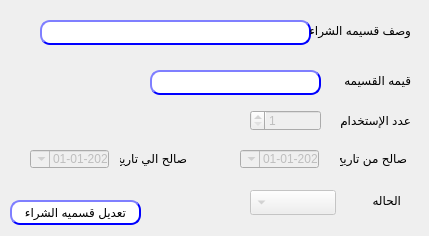
<?xml version="1.0" encoding="UTF-8"?>
<ui version="4.0">
 <class>changests</class>
 <widget class="QDialog" name="changests">
  <property name="geometry">
   <rect>
    <x>0</x>
    <y>0</y>
    <width>429</width>
    <height>236</height>
   </rect>
  </property>
  <property name="windowTitle">
   <string>تغيير حاله قسيمه شراء</string>
  </property>
  <property name="layoutDirection">
   <enum>Qt::RightToLeft</enum>
  </property>
  <widget class="QDateTimeEdit" name="Qdate_to">
   <property name="enabled">
    <bool>false</bool>
   </property>
   <property name="geometry">
    <rect>
     <x>30</x>
     <y>150</y>
     <width>79</width>
     <height>18</height>
    </rect>
   </property>
   <property name="layoutDirection">
    <enum>Qt::RightToLeft</enum>
   </property>
   <property name="minimumDateTime">
    <datetime>
     <hour>0</hour>
     <minute>0</minute>
     <second>0</second>
     <year>2020</year>
     <month>1</month>
     <day>1</day>
    </datetime>
   </property>
   <property name="displayFormat">
    <string>yyyy-MM-dd</string>
   </property>
   <property name="calendarPopup">
    <bool>true</bool>
   </property>
  </widget>
  <widget class="QDoubleSpinBox" name="LE_maxCount">
   <property name="enabled">
    <bool>false</bool>
   </property>
   <property name="geometry">
    <rect>
     <x>250</x>
     <y>110</y>
     <width>71</width>
     <height>21</height>
    </rect>
   </property>
   <property name="styleSheet">
    <string notr="true"/>
   </property>
   <property name="decimals">
    <number>0</number>
   </property>
   <property name="minimum">
    <double>1.000000000000000</double>
   </property>
   <property name="maximum">
    <double>99997.000000000000000</double>
   </property>
   <property name="value">
    <double>1.000000000000000</double>
   </property>
  </widget>
  <widget class="QLabel" name="label">
   <property name="geometry">
    <rect>
     <x>320</x>
     <y>110</y>
     <width>91</width>
     <height>21</height>
    </rect>
   </property>
   <property name="text">
    <string>عدد الإستخدام</string>
   </property>
  </widget>
  <widget class="QLabel" name="desc_11">
   <property name="geometry">
    <rect>
     <x>330</x>
     <y>70</y>
     <width>81</width>
     <height>21</height>
    </rect>
   </property>
   <property name="layoutDirection">
    <enum>Qt::RightToLeft</enum>
   </property>
   <property name="text">
    <string>قيمه القسيمه</string>
   </property>
  </widget>
  <widget class="QLabel" name="desc_4">
   <property name="geometry">
    <rect>
     <x>120</x>
     <y>150</y>
     <width>67</width>
     <height>17</height>
    </rect>
   </property>
   <property name="layoutDirection">
    <enum>Qt::RightToLeft</enum>
   </property>
   <property name="text">
    <string>صالح الي تاريخ</string>
   </property>
  </widget>
  <widget class="QDateTimeEdit" name="Qdate_from">
   <property name="enabled">
    <bool>false</bool>
   </property>
   <property name="geometry">
    <rect>
     <x>240</x>
     <y>150</y>
     <width>79</width>
     <height>18</height>
    </rect>
   </property>
   <property name="layoutDirection">
    <enum>Qt::RightToLeft</enum>
   </property>
   <property name="minimumDateTime">
    <datetime>
     <hour>0</hour>
     <minute>0</minute>
     <second>0</second>
     <year>2020</year>
     <month>1</month>
     <day>1</day>
    </datetime>
   </property>
   <property name="displayFormat">
    <string>yyyy-MM-dd</string>
   </property>
   <property name="calendarPopup">
    <bool>true</bool>
   </property>
  </widget>
  <widget class="QLineEdit" name="LE_value">
   <property name="enabled">
    <bool>false</bool>
   </property>
   <property name="geometry">
    <rect>
     <x>150</x>
     <y>70</y>
     <width>171</width>
     <height>25</height>
    </rect>
   </property>
   <property name="styleSheet">
    <string notr="true">QLineEdit{
                                        background-color: white;
                                        border-style: outset;
                                        border-width: 2px;
                                        border-radius: 10px;
                                        border-color: blue;
                                        min-width: 6em;
                                        }
                                        QLineEdit:hover {
                                        background: qradialgradient(
                                        cx: 0.3, cy: -0.4, fx: 0.3, fy: -0.4,
                                        radius: 1.35, stop: 0 #fff, stop: 1 #bbb
                                        );
                                        }
                                       QLineEdit:pressed {
                                        border-style: inset;
                                        background: qradialgradient(
                                        cx: 0.4, cy: -0.1, fx: 0.4, fy: -0.1,
                                        radius: 1.35, stop: 0 #fff, stop: 1 #ddd
                                        );
                                        }
                                    </string>
   </property>
  </widget>
  <widget class="QLabel" name="label_2">
   <property name="geometry">
    <rect>
     <x>360</x>
     <y>190</y>
     <width>41</width>
     <height>20</height>
    </rect>
   </property>
   <property name="layoutDirection">
    <enum>Qt::RightToLeft</enum>
   </property>
   <property name="text">
    <string>الحاله</string>
   </property>
  </widget>
  <widget class="QPushButton" name="BTN_changeStatus">
   <property name="geometry">
    <rect>
     <x>10</x>
     <y>200</y>
     <width>131</width>
     <height>25</height>
    </rect>
   </property>
   <property name="layoutDirection">
    <enum>Qt::RightToLeft</enum>
   </property>
   <property name="styleSheet">
    <string notr="true">QPushButton{
                                        background-color: white;
                                        border-style: outset;
                                        border-width: 2px;
                                        border-radius: 10px;
                                        border-color: blue;
                                        min-width: 6em;
                                        }
                                        QPushButton:hover {
                                        background: qradialgradient(
                                        cx: 0.3, cy: -0.4, fx: 0.3, fy: -0.4,
                                        radius: 1.35, stop: 0 #fff, stop: 1 #bbb
                                        );
                                        }
                                        QPushButton:pressed {
                                        border-style: inset;
                                        background: qradialgradient(
                                        cx: 0.4, cy: -0.1, fx: 0.4, fy: -0.1,
                                        radius: 1.35, stop: 0 #fff, stop: 1 #ddd
                                        );
                                        }
                                    </string>
   </property>
   <property name="text">
    <string>تعديل قسميه الشراء</string>
   </property>
  </widget>
  <widget class="QLabel" name="desc_3">
   <property name="geometry">
    <rect>
     <x>340</x>
     <y>150</y>
     <width>67</width>
     <height>17</height>
    </rect>
   </property>
   <property name="layoutDirection">
    <enum>Qt::RightToLeft</enum>
   </property>
   <property name="text">
    <string>صالح من تاريخ</string>
   </property>
  </widget>
  <widget class="QComboBox" name="MB_PromVoucherStatus">
   <property name="enabled">
    <bool>false</bool>
   </property>
   <property name="geometry">
    <rect>
     <x>250</x>
     <y>190</y>
     <width>86</width>
     <height>25</height>
    </rect>
   </property>
  </widget>
  <widget class="QLineEdit" name="LE_desc">
   <property name="enabled">
    <bool>false</bool>
   </property>
   <property name="geometry">
    <rect>
     <x>40</x>
     <y>20</y>
     <width>271</width>
     <height>25</height>
    </rect>
   </property>
   <property name="styleSheet">
    <string notr="true">QLineEdit{
                                        background-color: white;
                                        border-style: outset;
                                        border-width: 2px;
                                        border-radius: 10px;
                                        border-color: blue;
                                        min-width: 6em;
                                        }
                                        QLineEdit:hover {
                                        background: qradialgradient(
                                        cx: 0.3, cy: -0.4, fx: 0.3, fy: -0.4,
                                        radius: 1.35, stop: 0 #fff, stop: 1 #bbb
                                        );
                                        }
                                       QLineEdit:pressed {
                                        border-style: inset;
                                        background: qradialgradient(
                                        cx: 0.4, cy: -0.1, fx: 0.4, fy: -0.1,
                                        radius: 1.35, stop: 0 #fff, stop: 1 #ddd
                                        );
                                        }
                                    </string>
   </property>
  </widget>
  <widget class="QLabel" name="desc_2">
   <property name="geometry">
    <rect>
     <x>290</x>
     <y>20</y>
     <width>121</width>
     <height>21</height>
    </rect>
   </property>
   <property name="text">
    <string>وصف قسيمه الشراء</string>
   </property>
  </widget>
 </widget>
 <resources/>
 <connections/>
</ui>
